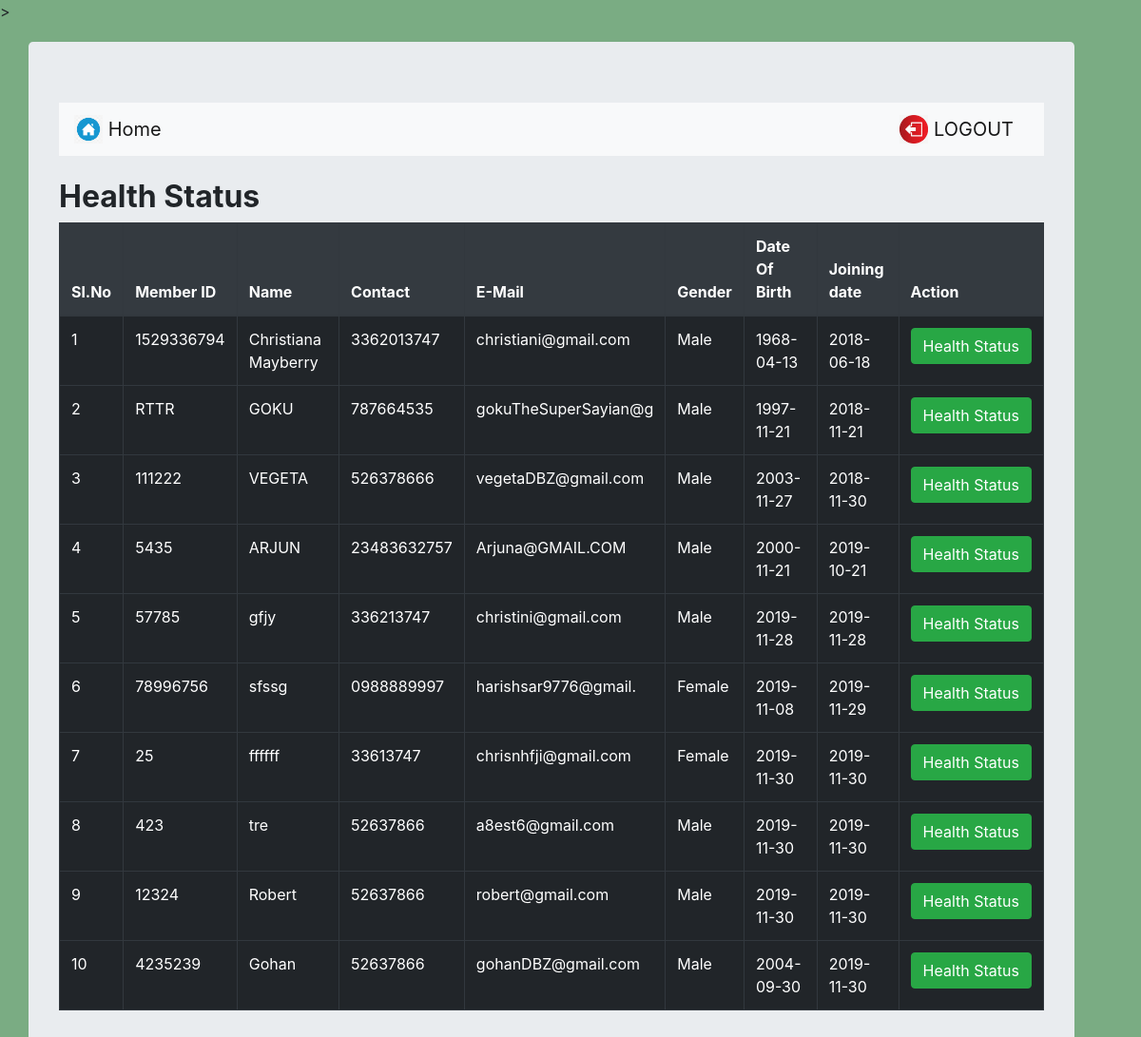
Page /new_health_status.php on the committed database.
### tables this page shows
CREATE TABLE `enrolls_to` (
  `et_id` int(5) NOT NULL,
  `pid` varchar(8) NOT NULL,
  `uid` varchar(20) NOT NULL,
  `paid_date` varchar(15) DEFAULT NULL,
  `expire` varchar(15) DEFAULT NULL,
  `renewal` varchar(15) DEFAULT NULL,
  `paid` varchar(10) NOT NULL
);

CREATE TABLE `users` (
  `userid` varchar(20) NOT NULL,
  `username` varchar(40) NOT NULL,
  `gender` varchar(8) NOT NULL,
  `mobile` varchar(20) NOT NULL,
  `email` varchar(20) NOT NULL,
  `dob` varchar(10) NOT NULL,
  `joining_date` varchar(10) NOT NULL
);

### new_health_status.php (the view, shortened to what this page needs)
<?php
require 'include/db_conn.php';
?>
<!DOCTYPE html>
<html lang="en" dir="ltr">
  <head>
    <head>
      <link rel="stylesheet" href="https://maxcdn.bootstrapcdn.com/bootstrap/4.0.0-beta/css/bootstrap.min.css">
    </head>
  </head>
  <body>
  <div class="container-fluid">
        <div class="row"style="padding-top:20px;">
              <div class="col-md-8">
              <div class="container">
    <div class="jumbotron" style="width:1100px  ;" >
<nav class="navbar navbar-light bg-light">
  <a class="navbar-brand" href="new_entry.php">
    <img src="images/98.png" width="30" height="30" class="d-inline-block align-top" alt="">
    Home
  </a>
  <a class="navbar-brand" href="index.php">
    <img src="images/90.jfif" width="30" height="30" class="d-inline-block align-top" alt="">
    LOGOUT
  </a>
</nav>
<br>
		<h2><b>Health Status</b></h2>
    <table class="table table-bordered table-dark" id="table-1" border=1>
		      <thead class="thead-dark">
		        <tr>
		          <th class="bg-dark" style="color:white;">Sl.No</th>
		          <th class="bg-dark" style="color:white;">Member ID</th>
							<th class="bg-dark" style="color:white;">Name</th>
					 	 <th class="bg-dark" style="color:white;">Contact</th>
						 <th class="bg-dark" style="color:white;">E-Mail</th>
						 <th class="bg-dark" style="color:white;">Gender</th>
						 <th class="bg-dark" style="color:white;">Date Of Birth</th>
						 <th class="bg-dark" style="color:white;">Joining date</th>
						 <th class="bg-dark" style="color:white;">Action</th></h2>
					  </tr>
		      </thead>
		      <tbody>
						<?php
							$query  = "select * from users ORDER BY joining_date";
							$result = mysqli_query($con, $query);
							$sno    = 1;
							if (mysqli_affected_rows($con) != 0) {
							    while ($row = mysqli_fetch_array($result, MYSQLI_ASSOC)) {
							        $uid   = $row['userid'];
							        $query1  = "select * from enrolls_to WHERE uid='$uid' AND renewal='yes'";
							        $result1 = mysqli_query($con, $query1);
							        if (mysqli_affected_rows($con) == 1) {
							            while ($row1 = mysqli_fetch_array($result1, MYSQLI_ASSOC)) {
							                echo "<tr><td>".$sno."</td>";
							                echo "<td>" . $row['userid'] . "</td>";
							                echo "<td>" . $row['username'] . "</td>";
							                echo "<td>" . $row['mobile'] . "</td>";
							                echo "<td>" . $row['email'] . "</td>";
							                echo "<td>" . $row['gender'] . "</td>";
							                echo "<td>" . $row['dob'] . "</td>";
							                echo "<td>" . $row['joining_date'] ."</td>";
							                $uname=$row['username'];
							       			$udob=$row['dob'];
							        		$ujoing=$row['joining_date'];
							        		$ugender=$row['gender'];
							                $sno++;
							                echo "<td><form action='health_status_entry.php' method='post'><input type='hidden' name='uid' value='" . $uid . "'/>
							                <input type='hidden' name='uname' value='" . $uname . "'/>
							                <input type='hidden' name='udob' value='" . $udob . "'/>
							                <input type='hidden' name='ujoin' value='" . $ujoing . "'/>
							                <input type='hidden' name='ugender' value='" . $ugender . "'/><input type='submit' class='btn btn-success' id='button1' value='Health Status' class='btn btn-success'/></form></td></tr>";
							            }
							        }
							    }
							}
						?>
					</tbody>
				</table>
    	</div>
	</div>	</div>
    </body>
</html>

### new_health_status.php (style rules this page uses)
body { background-color: #7AAC83; }

### rows in the picture
enrolls_to: uid.userid "1529336794", uid.username "Christiana Mayberry", uid.mobile "3362013747", uid.email "christiani@gmail.com", uid.gender "Male", uid.dob "1968-04-13", uid.joining_date "2018-06-18"
enrolls_to: uid.userid "RTTR", uid.username "GOKU", uid.mobile "787664535", uid.email "gokuTheSuperSayian@g", uid.gender "Male", uid.dob "1997-11-21", uid.joining_date "2018-11-21"
enrolls_to: uid.userid "111222", uid.username "VEGETA", uid.mobile "526378666", uid.email "vegetaDBZ@gmail.com", uid.gender "Male", uid.dob "2003-11-27", uid.joining_date "2018-11-30"
enrolls_to: uid.userid "5435", uid.username "ARJUN", uid.mobile "23483632757", uid.email "Arjuna@GMAIL.COM", uid.gender "Male", uid.dob "2000-11-21", uid.joining_date "2019-10-21"
enrolls_to: uid.userid "57785", uid.username "gfjy", uid.mobile "336213747", uid.email "christini@gmail.com", uid.gender "Male", uid.dob "2019-11-28", uid.joining_date "2019-11-28"
enrolls_to: uid.userid "78996756", uid.username "sfssg", uid.mobile "0988889997", uid.email "harishsar9776@gmail.", uid.gender "Female", uid.dob "2019-11-08", uid.joining_date "2019-11-29"
enrolls_to: uid.userid "25", uid.username "ffffff", uid.mobile "33613747", uid.email "chrisnhfji@gmail.com", uid.gender "Female", uid.dob "2019-11-30", uid.joining_date "2019-11-30"
enrolls_to: uid.userid "423", uid.username "tre", uid.mobile "52637866", uid.email "a8est6@gmail.com", uid.gender "Male", uid.dob "2019-11-30", uid.joining_date "2019-11-30"
enrolls_to: uid.userid "12324", uid.username "Robert", uid.mobile "52637866", uid.email "robert@gmail.com", uid.gender "Male", uid.dob "2019-11-30", uid.joining_date "2019-11-30"
enrolls_to: uid.userid "4235239", uid.username "Gohan", uid.mobile "52637866", uid.email "gohanDBZ@gmail.com", uid.gender "Male", uid.dob "2004-09-30", uid.joining_date "2019-11-30"
